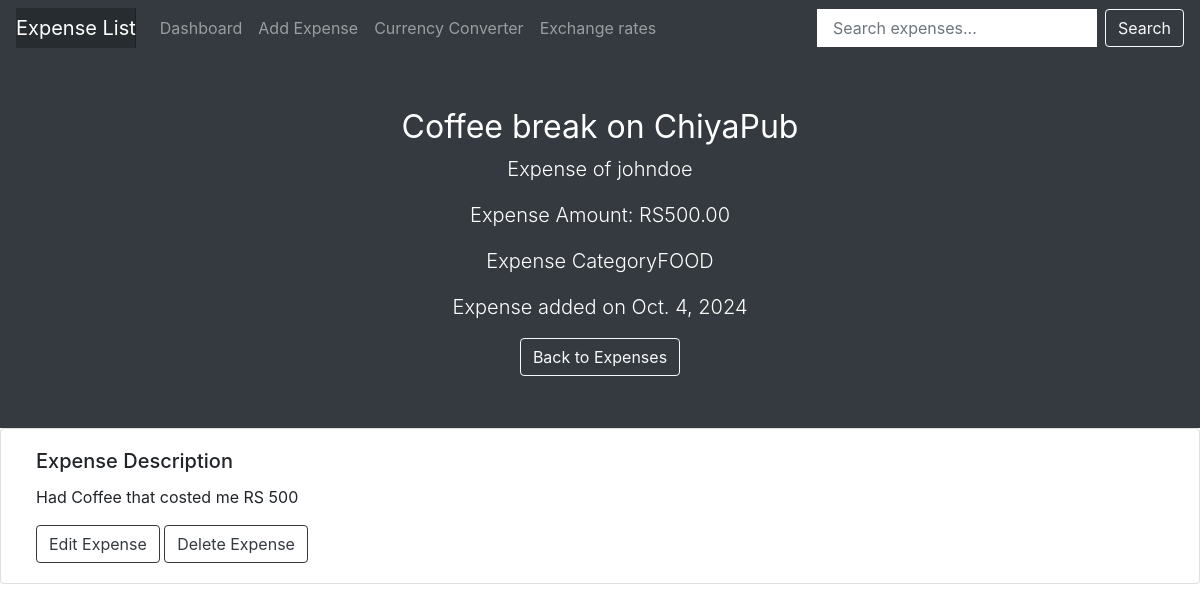
The page /expense/coffee-break-on-chiyapub (signed in) on the database its author committed.
### expenseapp/models.py (models this page shows, shortened)
class Expense(models.Model):
    CATEGORY_CHOICES = (
        ('CLOTHING', 'Clothing'),
        ('FOOD', 'Food'),
        ('TRANSPORT', 'Transport'),
        ('ENTERTAINMENT', 'Entertainment'),
        ('MISCELLANEOUS', 'Miscellaneous'),
        ('OTHER', 'Other'),
    )
    sno = models.AutoField(primary_key = True)
    user = models.ForeignKey(User, on_delete=models.CASCADE)
    title = models.CharField(max_length=100)
    amount = models.DecimalField(max_digits=10, decimal_places=2)
    category = models.CharField(max_length=20, choices=CATEGORY_CHOICES, default='OTHER')
    slug = models.CharField(max_length = 255)
    description = models.TextField(blank=True)
    date = models.DateField()

### expenseapp/views.py (the view)
# urls.py: path('expense/<str:slug>', views.view_expense, name='view_expense'),
@login_required
def view_expense(request, slug):
    expense = Expense.objects.filter(slug = slug).first()
    context = {
        'expense' : expense,
        }
    return render(request, 'expense/viewexpense.html', context)

### templates/expense/viewexpense.html (shortened to what this page needs)
{% extends 'base.html' %}
{% block body %}
{% include 'layout/navbar.html' %}
<div class="overflow-hidden text-center text-white bg-dark">
    <div class="col-md-5 p-lg-5 mx-auto my-1">
        <h2 class="display-5 font-weight-normal">{{expense.title}}</h2>
        <p class="lead ">Expense of {{expense.user}}</p>
        <p class="lead ">Expense Amount: RS{{expense.amount}}</p>
        <p class="lead ">Expense Category{{expense.category}}</p>
        <p class="lead ">Expense added on {{expense.date}}</p>
        <a class="btn btn-outline-light" href="/expense_home">Back to Expenses</a>
    </div>
</div>
<div class="card container-fluid">
    <div class="card-body">
        <h5 class="card-title">Expense Description</h5>
        <p class="card-text">{{expense.description}}</p>
        <a class="btn btn-outline-dark" href="/expense/edit/{{expense.slug}}">Edit Expense</a>
        <a class="btn btn-outline-dark" href="/expense/delete/{{expense.slug}}">Delete Expense</a>
    </div>
</div>
{% endblock body %}

### static/css/style.css (style rules this page uses)
body { font-size: .875rem; }

### rows shown on the page
Expense: title "Coffee break on ChiyaPub", user "johndoe", amount "500.00", category "FOOD", date "Oct. 4, 2024", description "Had Coffee that costed me RS 500"
